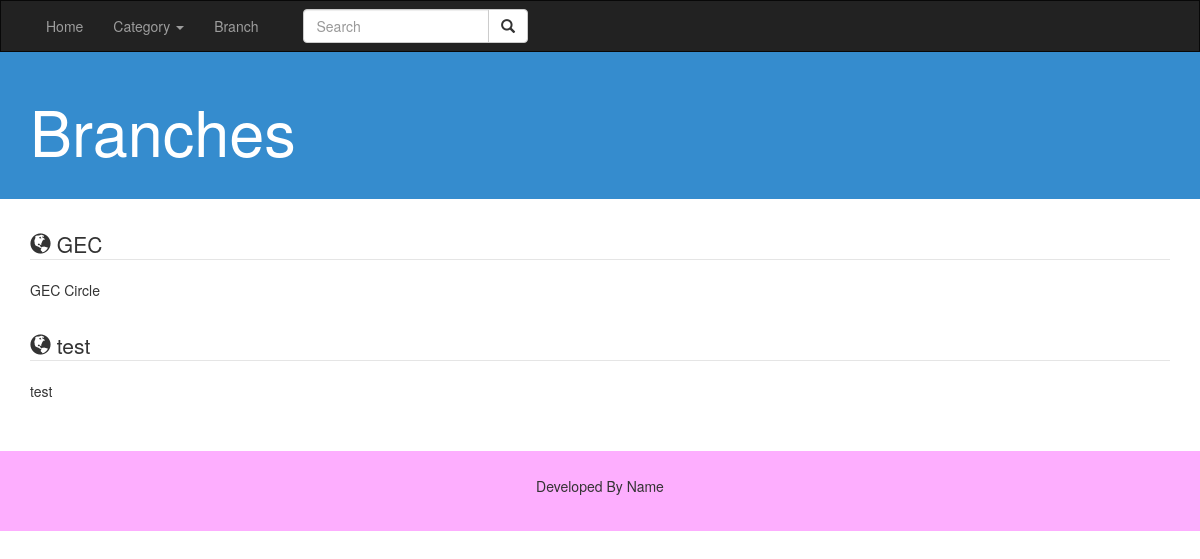
The app's page /branches.php, older data.
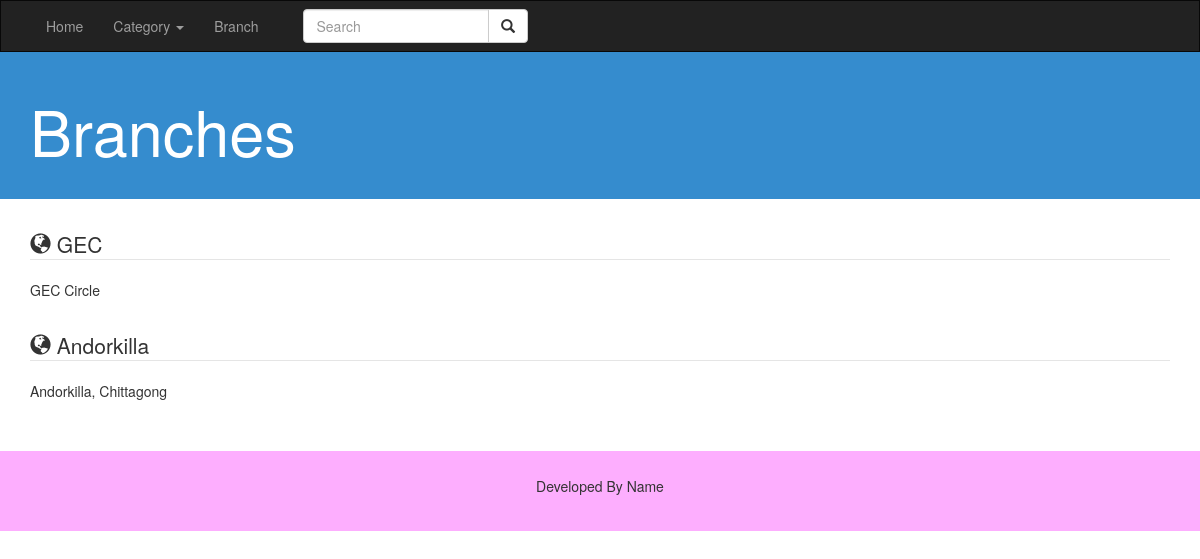
The same page, newer data.
### tables this page shows
CREATE TABLE IF NOT EXISTS `tbl_branch` (
  `branchId` int(11) NOT NULL AUTO_INCREMENT,
  `branchName` varchar(150) NOT NULL,
  `branchAddress` varchar(300) NOT NULL DEFAULT '0',
  PRIMARY KEY (`branchId`)
);

### lib/Database.php (called while the page is built, shortened)
<?php
class Database{
	public $host   = DB_HOST;
	public $user   = DB_USER;
	public $pass   = DB_PASS;
	public $dbname = DB_NAME;
	public $link;
	private function connecDB()
	{
		$this->link = new mysqli($this->host, $this->user, $this->pass, $this->dbname);
	}
	public function select($query)
	{
		$result = $this->link->query($query) or die ($this->link->error.__LINE__);
		if($result->num_rows > 0){
			return $result;
		}
		else{
			return false;
		}
	}
}
?>

### branches.php (the view)
<?php include "inc/header.php";?>
<?php
	$db = new Database();
?>
    <div class="jumbotron jumbotron-sm">
        <div class="container">
            <div class="row">
                <div class="col-sm-12 col-lg-12">
                    <h1 class="h1">Branches</h1>
                </div>
            </div>
        </div>
    </div>
    <div class="container">
        <div class="row">
	   <?php
			$query="select * from tbl_branch";
			$post=$db->select($query);
			if($post)
			{
				while($result=$post->fetch_assoc())
				{
		?>
            <div class="col-md-12">
                <legend><span class="glyphicon glyphicon-globe"></span> <?php echo $result['branchName']; ?> </legend>
                    <p> <?php echo $result['branchAddress']; ?> </p>
                <br>
            </div>
		<?php
				}
			}
		?>
        </div>
    </div>
<?php include "inc/footer.php"; ?>

Row changes from the older to the newer data that the page shows:
removed tbl_branch: branchName "test", branchAddress "test"
added tbl_branch: branchName "Andorkilla", branchAddress "Andorkilla, Chittagong"
